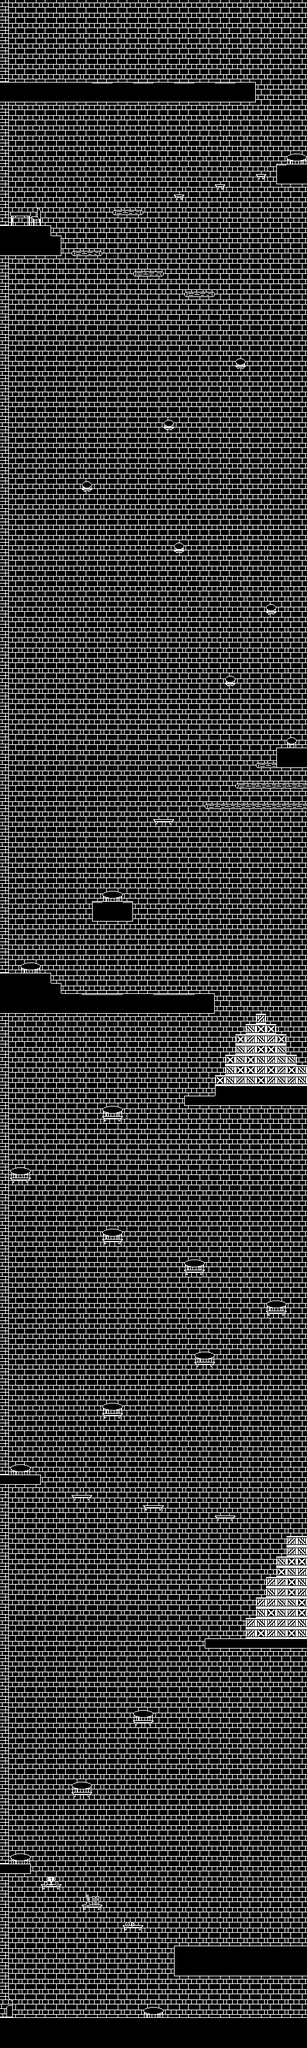

Tiled map render using the project's own tile images. Description and the map definition, with tile-layer contents summarised, below:
An orthogonal 30x200 tile map with 16x16 px tiles, 3 tile layers (Collision, Background, Ground) and 3 objects (Spawn, Image, Tree).

<map version="1.10" tiledversion="1.10.1" orientation="orthogonal" renderorder="right-down" width="30" height="200" tilewidth="16" tileheight="16" infinite="0" nextlayerid="5" nextobjectid="4">
 <editorsettings>
  <export target="level_4.json" format="json" />
 </editorsettings>
 <properties>
  <property name="song" value="winter" />
 </properties>
 <tileset firstgid="1" name="tileset" tilewidth="16" tileheight="16" tilecount="256" columns="16">
  <image source="../tileset.png" width="256" height="256" />
 </tileset>
 <layer id="3" name="Collision" width="30" height="200">
  <data>[6000 cells, 539 non-empty, 4 distinct tile ids]</data>
 </layer>
 <layer id="2" name="Background" width="30" height="200">
  <data>[6000 cells, 6000 non-empty, 4 distinct tile ids]</data>
 </layer>
 <layer id="1" name="Ground" width="30" height="200">
  <data>[6000 cells, 692 non-empty, 52 distinct tile ids]</data>
 </layer>
 <objectgroup id="4" name="Objects">
  <object id="1" name="Spawn" x="48" y="3136">
   <point />
  </object>
  <object id="2" name="Image" x="304" y="1504">
   <properties>
    <property name="src" value="FloorIsLava" />
   </properties>
   <point />
  </object>
  <object id="3" name="Tree" x="48" y="112">
   <point />
  </object>
 </objectgroup>
</map>
